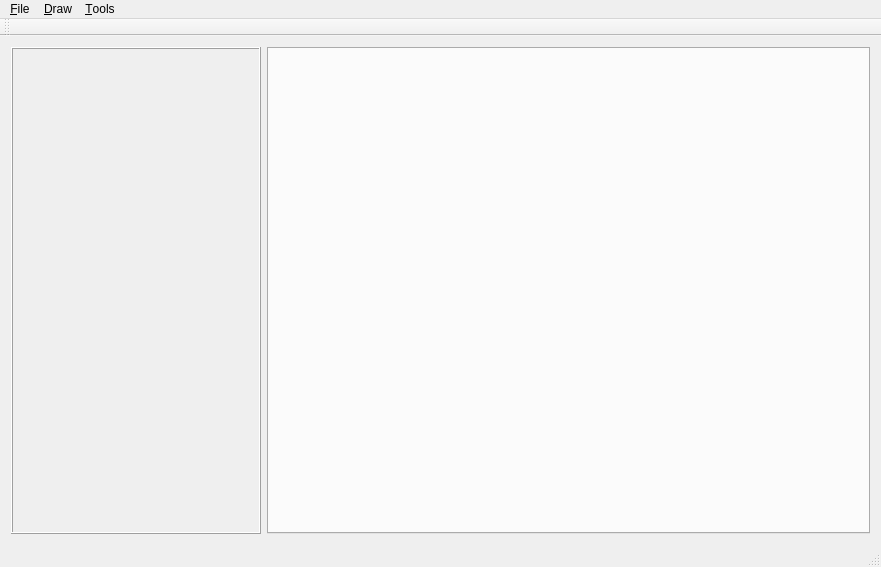
<?xml version="1.0" encoding="UTF-8"?>
<ui version="4.0">
 <class>MainWindow</class>
 <widget class="QMainWindow" name="MainWindow">
  <property name="geometry">
   <rect>
    <x>0</x>
    <y>0</y>
    <width>881</width>
    <height>567</height>
   </rect>
  </property>
  <property name="windowTitle">
   <string>ItVide</string>
  </property>
  <widget class="QWidget" name="centralWidget">
   <layout class="QHBoxLayout" name="horizontalLayout">
    <item>
     <widget class="QToolBox" name="toolBox">
      <property name="minimumSize">
       <size>
        <width>250</width>
        <height>0</height>
       </size>
      </property>
      <property name="maximumSize">
       <size>
        <width>250</width>
        <height>16777215</height>
       </size>
      </property>
      <property name="font">
       <font>
        <pointsize>9</pointsize>
        <italic>false</italic>
       </font>
      </property>
      <property name="frameShape">
       <enum>QFrame::Box</enum>
      </property>
      <property name="frameShadow">
       <enum>QFrame::Raised</enum>
      </property>
      <property name="currentIndex">
       <number>-1</number>
      </property>
     </widget>
    </item>
    <item>
     <widget class="QTabWidget" name="tabWidget">
      <property name="font">
       <font>
        <pointsize>9</pointsize>
        <italic>false</italic>
       </font>
      </property>
     </widget>
    </item>
   </layout>
  </widget>
  <widget class="QMenuBar" name="menuBar">
   <property name="geometry">
    <rect>
     <x>0</x>
     <y>0</y>
     <width>881</width>
     <height>21</height>
    </rect>
   </property>
   <widget class="QMenu" name="menuFile">
    <property name="title">
     <string>&amp;File</string>
    </property>
    <addaction name="actionImport"/>
    <addaction name="actionQuit"/>
   </widget>
   <widget class="QMenu" name="menuDraw">
    <property name="title">
     <string>&amp;Draw</string>
    </property>
    <addaction name="actionTable"/>
    <addaction name="actionScatterplot"/>
    <addaction name="actionBarchart"/>
   </widget>
   <widget class="QMenu" name="menuTools">
    <property name="title">
     <string>&amp;Tools</string>
    </property>
    <addaction name="actionReset_Filters"/>
   </widget>
   <addaction name="menuFile"/>
   <addaction name="menuDraw"/>
   <addaction name="menuTools"/>
  </widget>
  <widget class="QToolBar" name="mainToolBar">
   <attribute name="toolBarArea">
    <enum>TopToolBarArea</enum>
   </attribute>
   <attribute name="toolBarBreak">
    <bool>false</bool>
   </attribute>
  </widget>
  <widget class="QStatusBar" name="statusBar"/>
  <action name="actionImport">
   <property name="text">
    <string>&amp;Import</string>
   </property>
  </action>
  <action name="actionQuit">
   <property name="text">
    <string>&amp;Quit</string>
   </property>
  </action>
  <action name="actionTable">
   <property name="text">
    <string>&amp;Table</string>
   </property>
  </action>
  <action name="actionScatterplot">
   <property name="text">
    <string>&amp;Scatterplot</string>
   </property>
  </action>
  <action name="actionReset_Filters">
   <property name="text">
    <string>&amp;Reset Filters</string>
   </property>
  </action>
  <action name="actionBarchart">
   <property name="text">
    <string>Barchart</string>
   </property>
  </action>
 </widget>
 <layoutdefault spacing="6" margin="11"/>
 <resources/>
 <connections/>
</ui>
